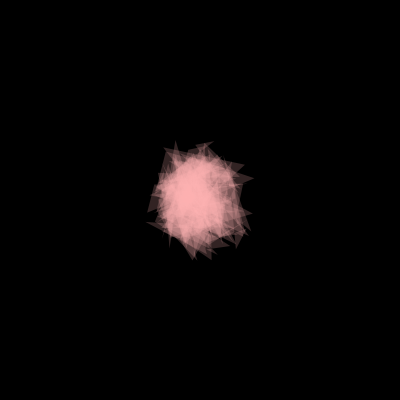
Frame 1 (no input)
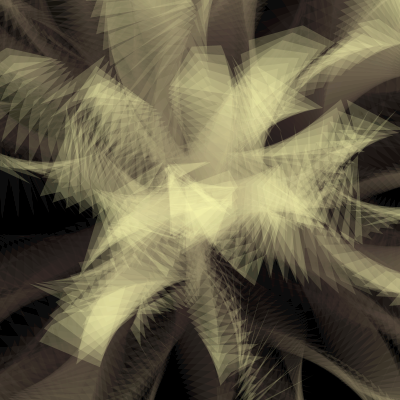
Frame 60 (the mouse pressed at the canvas centre just before this capture)
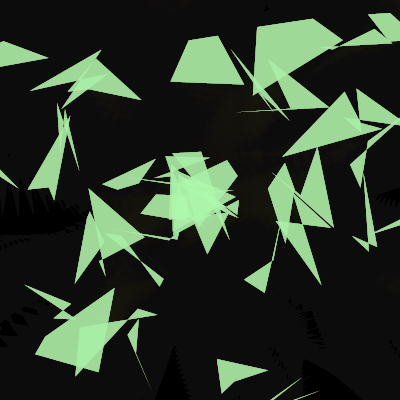
Frame 120 (the mouse held since frame 60 and released just before this capture)

The Processing sketch that drew these frames (run headless with seeded random() and noise(); from frame 60 on, the mouse is pressed at the canvas centre):

// Processing sketch: processing_79184
// ── processing_79184.pde

float M;
float mX, mY;
Kakera[] kakera = new Kakera[60];

void setup() {
  size(400, 400);
  //size(displayWidth, displayHeight);
  colorMode(HSB, 360, 100, 100);
  background(0);
  smooth();


  for (int j = 0; j<kakera.length;j++) {
    kakera[j] = new Kakera();
  }
}

void draw() {
  noStroke();
  fill(0, 10);
  rect(0, 0, width, height);

  mX = abs(width/2 - mouseX);
  mY = abs(height/2 - mouseY);
  M = sqrt(mX * mX + mY * mY) / 100;
  
  for (int j = 0; j < kakera.length;j++) {
    kakera[j].move(M);
    kakera[j].display(M);
  }
}

class Kakera {
  float startX;
  float startY;
  float stopX;
  float stopY;
  float x;
  float y;
  float step;
  float pct;
  float theta =random(TWO_PI);

  float s = 0.1;
  float t = random(1);
  float pm = random(1);

  int ch;

  float[] xx = new float[4];
  float[] yy = new float[4];

  float[] plus = new float[8];
  int num = 50;

  Kakera() {
    startX = width/2;
    startY = height/2;

    stopX = width * cos(theta) + width/2;
    stopY = height * sin(theta) + height/2;

    step = random(0.005, 0.01);
    pct = 0.0;

    if (pm >= 0.5) {
      pm = 1;
    }
    else {
      pm = -1;
    }

    for (int i = 0;i < 8; i++) {
      plus[i] = random(-num, num);
    }

    for (int j = 0; j <4;j++) {
      xx[j] = x + plus[j];
      yy[j] = y + plus[j+4];
    }
  }

  void move(float M) {
    //println(M);

    if (pct < 1.0) {
      x = startX + ((stopX - startX)*pct);
      y = startY + ((stopY - startY)*pct);
      pct += step * M;
    }
    else {
      x = startX;
      y = startY;
      pct = 0.0;
      s = 0.1;
    }

    s+=0.01;
  }

  void display(float M) {
    pushMatrix();
    translate(x, y);
    rotate(t*pm);
    fill(ch,30,100,50);
    noStroke();
    quad(xx[0], yy[0], xx[1], yy[1], xx[2], yy[2], xx[3], yy[3]);

    popMatrix();

    t+=step*M*5;
    ch+=1;
    if(ch > 360){
      ch = 0;
    }
  }
}
